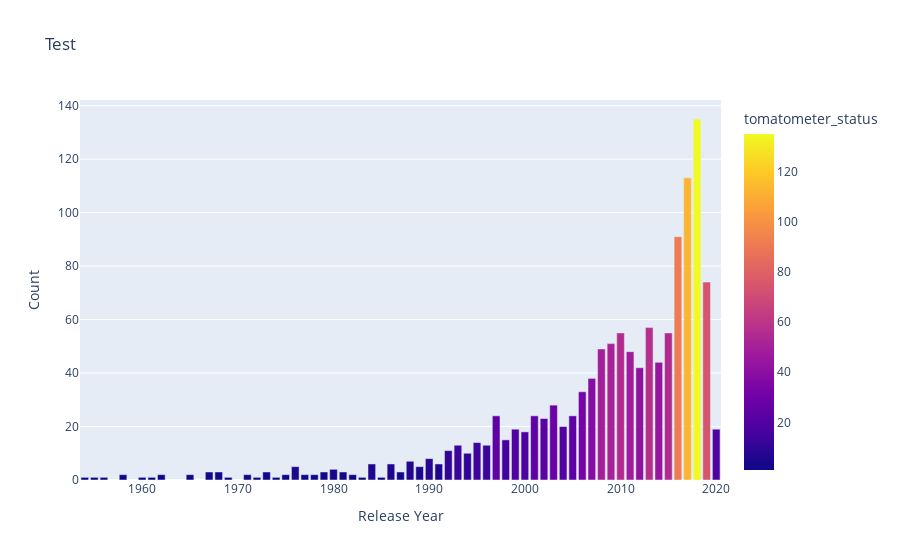

Notebook code for this chart:
### Code cell
netflix_plus_rt_df = netflix_plus_rt_df.dropna(subset="tomatometer_status")
df_grouped = netflix_plus_rt_df.groupby("release_year_x").count().reset_index()
px.bar(df_grouped,
      x='release_year_x',
      y='title',
      title='Test',
      color='tomatometer_status',
      barmode="stack",
      color_discrete_map={
        "Rotten": "red",
        "Fresh": "yellow",
        "Certified-Fresh": "green",
        },
      labels={
        "release_year_x": "Release Year",
        "title": "Count",
        }
      )

### Figure 1 — Plotly figure (JSON) as saved in the notebook; plotly's stock layout.template omitted (floating-point values rounded to 4 significant figures)
{"data": [{"alignmentgroup": "True", "hovertemplate": "Release Year=%{x}<br>Count=%{y}<br>tomatometer_status=%{marker.color}<extra></extra>", "legendgroup": "", "marker": {"color": [1, 1, 1, 2, 1, 1, 2, 2, 3, 3, 1, 2, 1, 3, 1, 2, 5, 2, 2, 3, 4, 3, 2, 1, 6, 1, 6, 3, 7, 5, 8, 6, 11, 13, 10, 14, 13, 24, 15, 19, 18, 24, 23, 28, 20, 24, 33, 38, 49, 51, 55, 48, 42, 57, 44, 55, 91, 113, 135, 74, 19], "coloraxis": "coloraxis", "pattern": {"shape": ""}}, "name": "", "offsetgroup": "", "orientation": "v", "showlegend": false, "textposition": "auto", "type": "bar", "x": [1954, 1955, 1956, 1958, 1960, 1961, 1962, 1965, 1967, 1968, 1969, 1971, 1972, 1973, 1974, 1975, 1976, 1977, 1978, 1979, 1980, 1981, 1982, 1983, 1984, 1985, 1986, 1987, 1988, 1989, 1990, 1991, 1992, 1993, 1994, 1995, 1996, 1997, 1998, 1999, 2000, 2001, 2002, 2003, 2004, 2005, 2006, 2007, 2008, 2009, 2010, 2011, 2012, 2013, 2014, 2015, 2016, 2017, 2018, 2019, 2020], "xaxis": "x", "y": [1, 1, 1, 2, 1, 1, 2, 2, 3, 3, 1, 2, 1, 3, 1, 2, 5, 2, 2, 3, 4, 3, 2, 1, 6, 1, 6, 3, 7, 5, 8, 6, 11, 13, 10, 14, 13, 24, 15, 19, 18, 24, 23, 28, 20, 24, 33, 38, 49, 51, 55, 48, 42, 57, 44, 55, 91, 113, 135, 74, 19], "yaxis": "y"}], "layout": {"barmode": "stack", "coloraxis": {"colorbar": {"title": {"text": "tomatometer_status"}}, "colorscale": [[0, "#0d0887"], [0.1111, "#46039f"], [0.2222, "#7201a8"], [0.3333, "#9c179e"], [0.4444, "#bd3786"], [0.5556, "#d8576b"], [0.6667, "#ed7953"], [0.7778, "#fb9f3a"], [0.8889, "#fdca26"], [1, "#f0f921"]]}, "legend": {"tracegroupgap": 0}, "title": {"text": "Test"}, "xaxis": {"anchor": "y", "domain": [0, 1], "title": {"text": "Release Year"}}, "yaxis": {"anchor": "x", "domain": [0, 1], "title": {"text": "Count"}}}}
